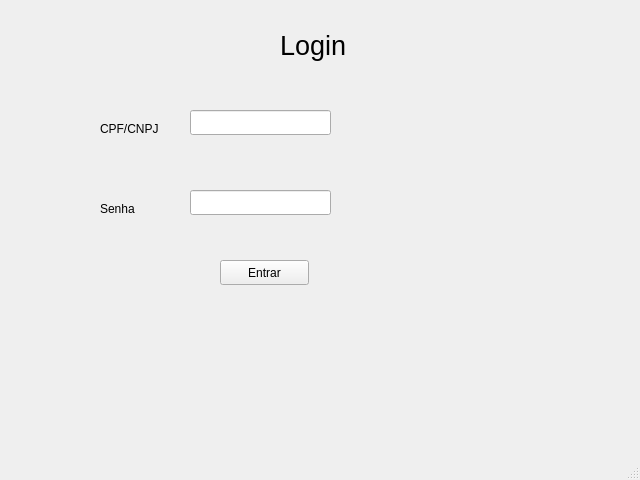
<?xml version="1.0" encoding="UTF-8"?>
<ui version="4.0">
 <class>MainWindow</class>
 <widget class="QMainWindow" name="MainWindow">
  <property name="geometry">
   <rect>
    <x>0</x>
    <y>0</y>
    <width>640</width>
    <height>480</height>
   </rect>
  </property>
  <property name="windowTitle">
   <string>MainWindow</string>
  </property>
  <widget class="QWidget" name="centralwidget">
   <widget class="QLabel" name="label">
    <property name="geometry">
     <rect>
      <x>280</x>
      <y>30</y>
      <width>81</width>
      <height>31</height>
     </rect>
    </property>
    <property name="font">
     <font>
      <pointsize>20</pointsize>
     </font>
    </property>
    <property name="text">
     <string>Login</string>
    </property>
   </widget>
   <widget class="QLabel" name="label_2">
    <property name="geometry">
     <rect>
      <x>100</x>
      <y>120</y>
      <width>67</width>
      <height>17</height>
     </rect>
    </property>
    <property name="text">
     <string>CPF/CNPJ</string>
    </property>
   </widget>
   <widget class="QLabel" name="label_3">
    <property name="geometry">
     <rect>
      <x>100</x>
      <y>200</y>
      <width>67</width>
      <height>17</height>
     </rect>
    </property>
    <property name="text">
     <string>Senha</string>
    </property>
   </widget>
   <widget class="QLineEdit" name="lineEdit">
    <property name="geometry">
     <rect>
      <x>190</x>
      <y>110</y>
      <width>141</width>
      <height>25</height>
     </rect>
    </property>
   </widget>
   <widget class="QLineEdit" name="lineEdit_2">
    <property name="geometry">
     <rect>
      <x>190</x>
      <y>190</y>
      <width>141</width>
      <height>25</height>
     </rect>
    </property>
   </widget>
   <widget class="QPushButton" name="pushButton">
    <property name="geometry">
     <rect>
      <x>220</x>
      <y>260</y>
      <width>89</width>
      <height>25</height>
     </rect>
    </property>
    <property name="text">
     <string>Entrar</string>
    </property>
   </widget>
  </widget>
  <widget class="QStatusBar" name="statusbar"/>
 </widget>
 <resources/>
 <connections/>
</ui>
